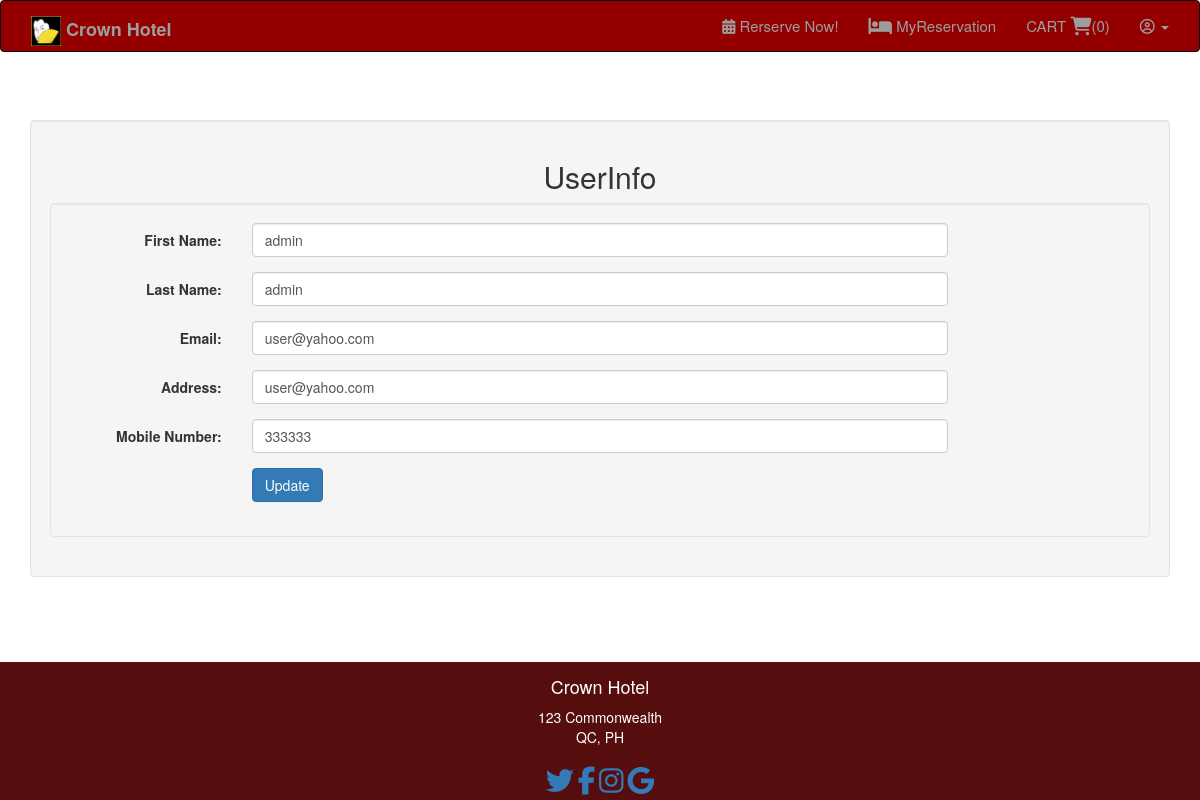
Screenshot of /accountsettings.php (signed in) with the database file from the repository.
### tables this page shows
CREATE TABLE `users` (
  `id` int(11) NOT NULL,
  `firstname` varchar(100) DEFAULT NULL,
  `lastname` varchar(250) NOT NULL,
  `email` varchar(250) NOT NULL,
  `address` varchar(250) NOT NULL,
  `number` varchar(250) NOT NULL,
  `username` varchar(50) DEFAULT NULL,
  `password` varchar(50) DEFAULT NULL,
  `user_type` int(11) DEFAULT NULL,
  `status` int(11) NOT NULL
);

### accountsettings.php (the view, shortened to what this page needs)
<?php
function displayContent() {
	require 'db/connection.php';
$user_id = $_SESSION['id'];
  $sel = "SELECT * FROM users WHERE id = $user_id";
  $res = mysqli_query($conn, $sel);
  $row = mysqli_fetch_assoc($res);
	echo ' <div class="well col-lg-12">
  <h2 class="text-center"> UserInfo </h2>
      <div class = "well">
<form class="form-horizontal" method="POST" action="updateuserinfo.php?id='.$user_id.'">
    <div class="form-group">
      <label class="control-label col-sm-2" for="firstame">First Name:</label>
      <div class="col-sm-8">
        <input type="text" class="form-control" id="firstname" name="firstname" placeholder="Enter First Name" value = "'.$row['firstname'].'">
      </div>
    </div>
    <div class="form-group">
      <label class="control-label col-sm-2" for="lastname">Last Name:</label>
      <div class="col-sm-8">
        <input type="text" class="form-control" id="lastname" name="lastname" placeholder="Enter Last Name" value = "'.$row['lastname'].'">
      </div>
    </div>
    <div class="form-group">
      <label class="control-label col-sm-2" for="email">Email:</label>
      <div class="col-sm-8">
        <input type="text" class="form-control" id="email" name="email" placeholder="Enter Email" value = "'.$row['email'].'">
      </div>
    </div>
    <div class="form-group">
      <label class="control-label col-sm-2" for="address">Address:</label>
      <div class="col-sm-8">
        <input type="text" class="form-control" id="address" name="address" placeholder="Enter Address " value = "'.$row['email'].'">
      </div>
    </div>
    <div class="form-group">
      <label class="control-label col-sm-2" for="number">Mobile Number:</label>
      <div class="col-sm-8">
        <input type="text" class="form-control" id="number" name="number" placeholder="Enter number" value = "'.$row['number'].'">
      </div>
    </div>
    <div class="form-group">
      <div class="col-sm-offset-2 col-sm-10">
        <input type="submit" class="btn btn-primary" name="update" value="Update">
      </div>
    </div>
  </form>
  </div>
      </div>
';
}
require 'template.php';
 ?>

### assets/style.css (style rules this page uses)
* { margin: 0; padding: 0; box-sizing: border-box; }
body { background-color: grey; }

### rows the page displays
users: firstname "admin", lastname "admin", email "user@yahoo.com", address "user@yahoo.com", number "333333"
